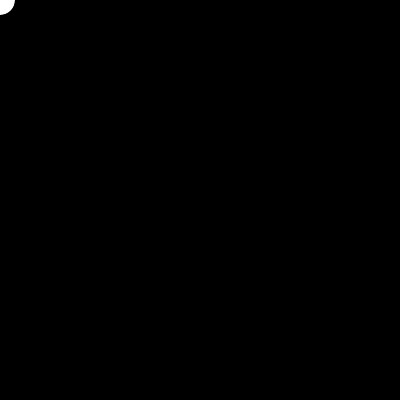
Frame 1 (no input)
Frame 60 (the mouse pressed at the canvas centre just before this capture): identical to frame 1, image omitted
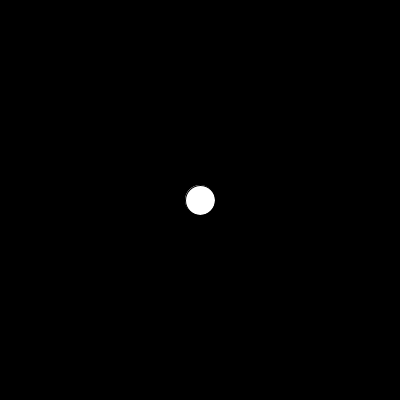
Frame 120 (the mouse held since frame 60 and released just before this capture)

The Processing sketch that drew these frames (run headless with seeded random() and noise(); from frame 60 on, the mouse is pressed at the canvas centre):

// Processing sketch: processing_97397
// ── processing_97397.pde

//declaraciÛn de variables eje
boolean mousePresionado = false;
int tamano = 30;
int contador = 0;
int indexFigura = 0;
int fillR = 255, fillG = 255, fillB = 255;
int factor = 20;

void setup()

{
   size (400,400);
   frameRate(30);//web fps
}

void draw()
{
  background(0, 0, 0);
  
  if(indexFigura == 0)
  {
    ellipse(mouseX, mouseY, tamano, tamano);
  }
  
  if(indexFigura == 1)
  {
    triangle(mouseX, mouseY, mouseX + factor, mouseY, mouseX + factor/2 , mouseY + factor);
  }
  
  if(indexFigura == 2)
  {
    rect(mouseX, mouseY, tamano, tamano);
  }
  
  fill(fillR,fillG,fillB);
  
  if(mousePresionado == true)
  {
    tamano += 4;
  }
  if(mousePresionado == true && indexFigura == 1)
  {
    factor += 4;
  }
}

void mousePressed()
{
  if(mouseButton == LEFT)
  {
    mousePresionado = !mousePresionado;
    fillG = (int)random(256);
    fillR = (int)random(256);
    fillR = (int)random(256);
  }
  
  if(mouseButton == RIGHT)
  {
    indexFigura = (int)random(3);   
    tamano = 30;
    factor = 20;
  } 
}
